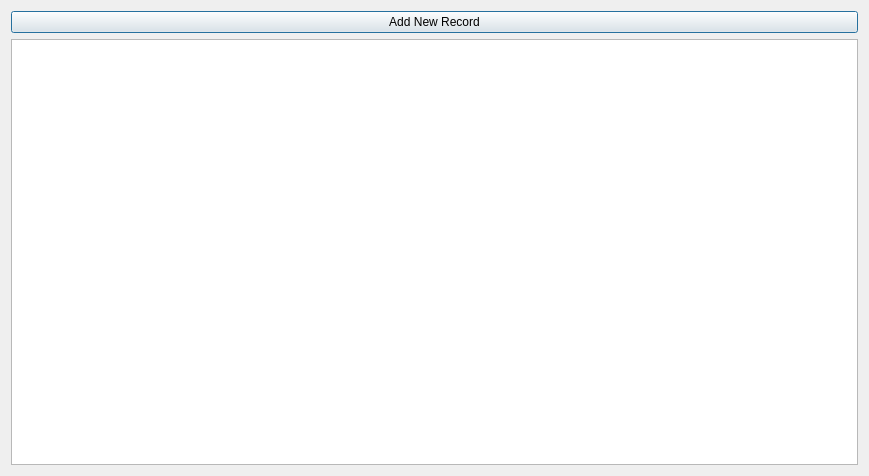
<?xml version="1.0" encoding="UTF-8"?>
<ui version="4.0">
 <class>AdventureRecordWindow</class>
 <widget class="QDialog" name="AdventureRecordWindow">
  <property name="geometry">
   <rect>
    <x>0</x>
    <y>0</y>
    <width>869</width>
    <height>476</height>
   </rect>
  </property>
  <property name="windowTitle">
   <string>Adventure Record</string>
  </property>
  <layout class="QVBoxLayout" name="verticalLayout">
   <item>
    <widget class="QPushButton" name="pushButton">
     <property name="text">
      <string>Add New Record</string>
     </property>
    </widget>
   </item>
   <item>
    <widget class="QListWidget" name="listWidget"/>
   </item>
  </layout>
 </widget>
 <layoutdefault spacing="6" margin="11"/>
 <resources/>
 <connections>
  <connection>
   <sender>pushButton</sender>
   <signal>clicked()</signal>
   <receiver>AdventureRecordWindow</receiver>
   <slot>actionNewRecordButton()</slot>
   <hints>
    <hint type="sourcelabel">
     <x>140</x>
     <y>29</y>
    </hint>
    <hint type="destinationlabel">
     <x>144</x>
     <y>-16</y>
    </hint>
   </hints>
  </connection>
 </connections>
 <slots>
  <slot>newAdventureRecord()</slot>
  <slot>actionNewRecordButton()</slot>
 </slots>
</ui>
